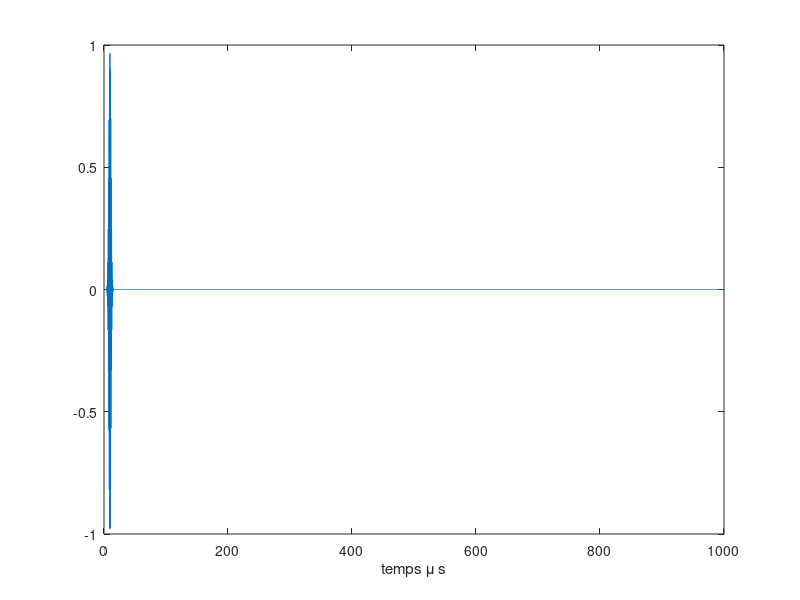
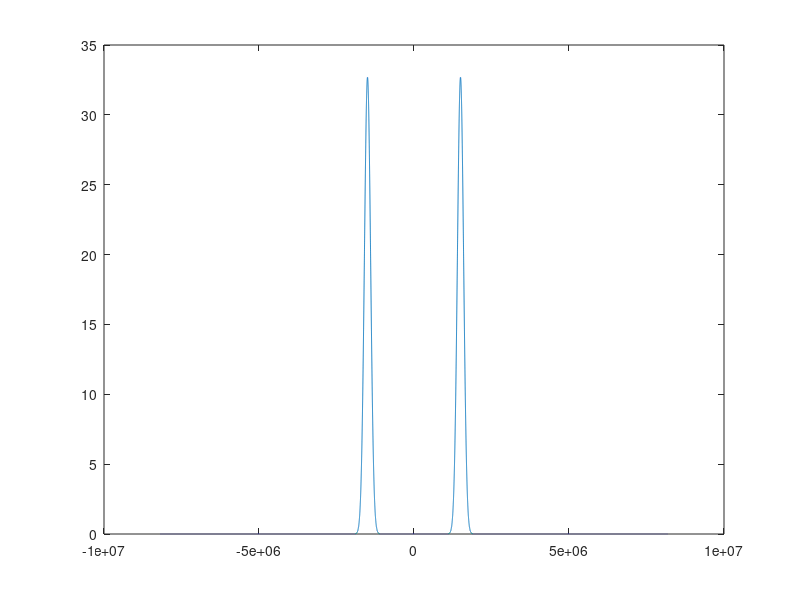

The MATLAB script that drew these images, in order: (Note: this script raises an error after producing the figures.)
clear
% Fréquence du générateur (fréquence de répétition du signal)
fp = 1000;
% Période de répétition du signal
Tp = 1/fp;
%Nombre de points du signal
N = (0:(2^14-1)); % 2^14 par defaut
%Vecteur temporel
t = Tp/length(N)*N;
%Fréquence d'échantillonnage
fe = length(N)/Tp;
%Fréquence centrale du signal
fc = 1.5e6;
%variance de la Gaussienne
N_sigma = 10;
%sigmaf  = fc/N_sigma;
sigmaf  = 1e6/N_sigma;
%variance de la Gaussienne temporelle
sigmat = 1/2/pi/sigmaf;
%sigmat = sigmat/5; % tiens sur 10 ca ressemble a un ricker
%temps de "départ"
t0 = 6*sigmat;
%Signal
A = cos(2*pi*fc*(t-t0)).*exp(-(t-t0).^2/2/sigmat^2);
Nf = 4*length(N);
ATF = fftshift(fft(A,Nf));
Freq = ((-Nf/2:Nf/2-1) *fe/Nf);
figure
plot(t*1e6,A)
xlabel('temps \mu s')

figure;
plot(Freq,abs(ATF))
%%
%
%audiowrite('umpuslion_5_periodes_fc50kHz_frepetition_100Hz.wav',A,fe)
% if fc==1e5
%     %name = "ricker_gaussien_fc100kHz_frepetition_";
%     name = "gaussien_fc100kHz_frepetition_";
% elseif fc==1e6
%     name = "gaussien_fc1MHz_frepetition_";
% else
%     name = "Attention_freq";
% end
% name = "gaussien_fc"+
name = "gaussien_sfst_cst_fc_1p50MHz_frep_";
name = name + fp +"Hz.wav" ;
audiowrite(name,A,fe)


%Ecriture d'un fichier .DAT
%tamere = fopen('tamerelachienne.tps','w');
%connard = fwrite(tamere,A);
%DA = fclose(tamere);
